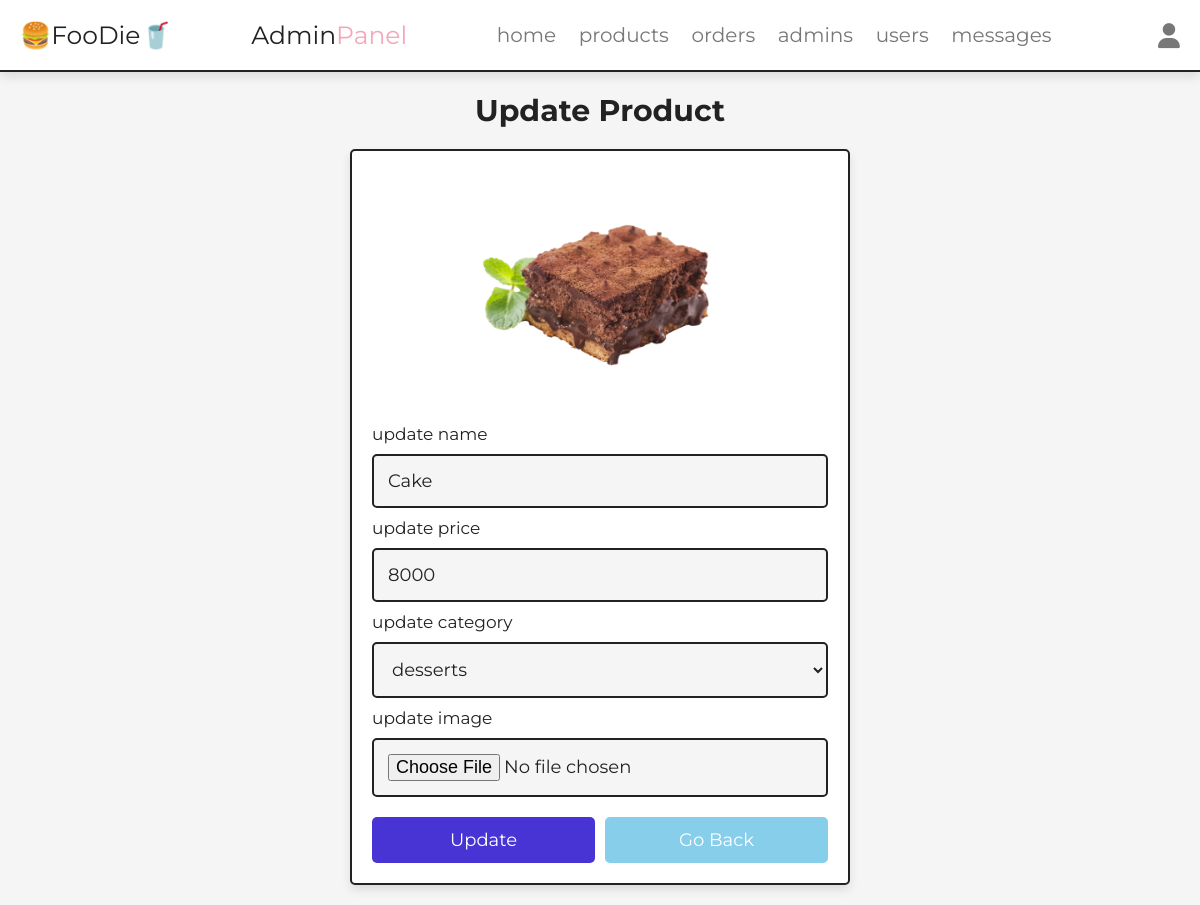
Screenshot of /admin/update_product.php?update=2 (signed in) with the database file from the repository.
### tables this page shows
CREATE TABLE `products` (
  `id` int(100) NOT NULL,
  `name` varchar(100) NOT NULL,
  `category` varchar(100) NOT NULL,
  `price` int(10) NOT NULL,
  `image` varchar(100) NOT NULL
);

### admin/update_product.php (the view, shortened to what this page needs)
<?php
include '../components/connect.php';
?>
<!DOCTYPE html>
<html lang="en">
<head>
   <link rel="stylesheet" href="https://cdnjs.cloudflare.com/ajax/libs/font-awesome/6.1.1/css/all.min.css">
   <link rel="stylesheet" href="../css/admin_style.css">
</head>
<body>
<?php include '../components/admin_header.php' ?>
<section class="update-product">
   <h1 class="heading">update product</h1>
   <?php
      $update_id = $_GET['update'];
      $show_products = $conn->prepare("SELECT * FROM `products` WHERE id = ?");
      $show_products->execute([$update_id]);
      if($show_products->rowCount() > 0){
         while($fetch_products = $show_products->fetch(PDO::FETCH_ASSOC)){
   ?>
   <form action="" method="POST" enctype="multipart/form-data">
      <img src="../uploaded_img/<?= $fetch_products['image']; ?>" alt="">
      <span>update name</span>
      <input type="text" required placeholder="enter product name" name="name" maxlength="100" class="box" value="<?= $fetch_products['name']; ?>">
      <span>update price</span>
      <input type="number" min="0" max="9999999999" required placeholder="enter product price" name="price" onkeypress="if(this.value.length == 10) return false;" class="box" value="<?= $fetch_products['price']; ?>">
      <span>update category</span>
      <select name="category" class="box" required>
         <option selected value="<?= $fetch_products['category']; ?>"><?= $fetch_products['category']; ?></option>
      </select>
      <span>update image</span>
      <input type="file" name="image" class="box" accept="image/jpg, image/jpeg, image/png, image/webp">
      <div class="flex-btn">
         <input type="submit" value="update" class="btn" name="update">
         <a href="products.php" class="option-btn">go back</a>
      </div>
   </form>
   <?php
         }
      }else{
         echo '<p class="empty">no products added yet!</p>';
      }
   ?>
</section>
</body>
</html>

### css/admin_style.css (style rules this page uses)
:root { --main-color: #4834d4; --danger: #e74c3c; --light-bg: #f5f5f5; --border: .2rem solid var(--black); --box-shadow: 0 .5rem 1rem rgba(0, 0, 0, .1); --red: #f4a7ba; --white: #fff; --black: #222; --light-color: #777; --background-color: #f2f2f2; --star-color: #ffe700; }
* { font-family: 'Montserrat', sans-serif; margin: 0; padding: 0; box-sizing: border-box; text-decoration: none; outline: none; border: none; }
html { font-size: 62.5%; overflow-x: hidden; }
body { background-color: var(--light-bg); }
section { max-width: 1200px; margin: 0 auto; padding: 2rem; }
.btn, .delete-btn, .option-btn { display: block; margin-top: 1rem; border-radius: .5rem; cursor: pointer; width: 100%; font-size: 1.8rem; color: var(--white); padding: 1.2rem 3rem; text-transform: capitalize; text-align: center; }
.btn { background-color: var(--main-color); }
.option-btn { background-color: skyblue; }
.flex-btn { display: flex; gap: 1rem; }
.heading { text-align: center; margin-bottom: 2rem; text-transform: capitalize; color: var(--black); font-size: 3rem; }
.update-product form { margin: 0 auto; max-width: 50rem; background-color: var(--white); border-radius: .5rem; box-shadow: var(--box-shadow); border: var(--border); padding: 2rem; }
.update-product form img { height: 25rem; width: 100%; object-fit: contain; }
.update-product form .box { background-color: var(--light-bg); border: var(--border); width: 100%; padding: 1.4rem; font-size: 1.8rem; color: var(--black); border-radius: .5rem; margin: 1rem 0; }
.update-product form span { font-size: 1.7rem; color: var(--black); }

### rows the page displays
products: image (picture), name "Cake", price "8000", category "desserts"
